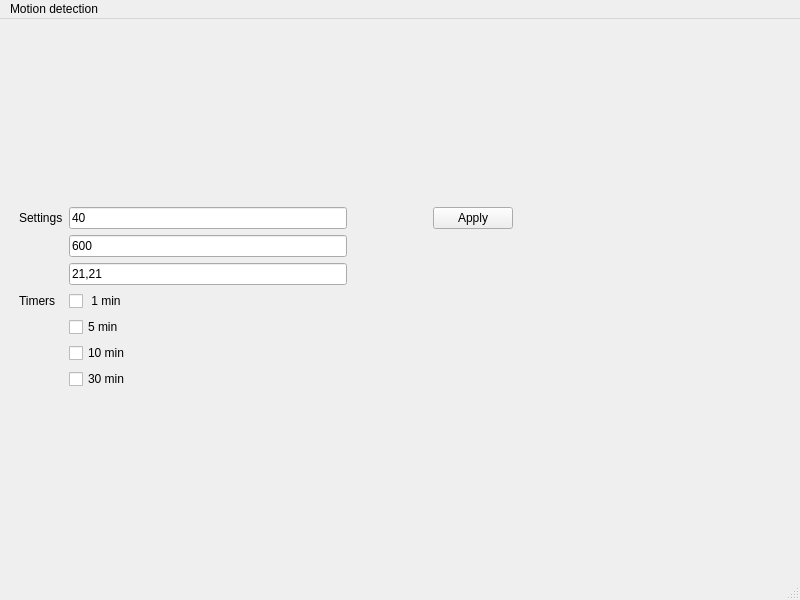
<?xml version="1.0" encoding="UTF-8"?>
<ui version="4.0">
 <class>MainWindow</class>
 <widget class="QMainWindow" name="MainWindow">
  <property name="geometry">
   <rect>
    <x>0</x>
    <y>0</y>
    <width>800</width>
    <height>600</height>
   </rect>
  </property>
  <property name="windowTitle">
   <string>MainWindow</string>
  </property>
  <widget class="QWidget" name="centralwidget">
   <layout class="QGridLayout" name="gridLayout_2">
    <item row="0" column="0">
     <layout class="QGridLayout" name="gridLayout">
      <item row="4" column="3">
       <widget class="QCheckBox" name="checkBox_2">
        <property name="text">
         <string>5 min</string>
        </property>
       </widget>
      </item>
      <item row="3" column="3">
       <widget class="QCheckBox" name="checkBox">
        <property name="text">
         <string> 1 min</string>
        </property>
       </widget>
      </item>
      <item row="6" column="3">
       <widget class="QCheckBox" name="checkBox_4">
        <property name="text">
         <string>30 min</string>
        </property>
       </widget>
      </item>
      <item row="5" column="3">
       <widget class="QCheckBox" name="checkBox_3">
        <property name="text">
         <string>10 min</string>
        </property>
       </widget>
      </item>
      <item row="0" column="3">
       <widget class="QLineEdit" name="lineEdit">
        <property name="text">
         <string>40</string>
        </property>
        <property name="placeholderText">
         <string>Threshold</string>
        </property>
       </widget>
      </item>
      <item row="0" column="4">
       <spacer name="horizontalSpacer">
        <property name="orientation">
         <enum>Qt::Horizontal</enum>
        </property>
        <property name="sizeType">
         <enum>QSizePolicy::Fixed</enum>
        </property>
        <property name="sizeHint" stdset="0">
         <size>
          <width>80</width>
          <height>20</height>
         </size>
        </property>
       </spacer>
      </item>
      <item row="0" column="5">
       <widget class="QPushButton" name="pushButton">
        <property name="text">
         <string>Apply</string>
        </property>
       </widget>
      </item>
      <item row="2" column="3">
       <widget class="QLineEdit" name="lineEdit_3">
        <property name="text">
         <string>21,21</string>
        </property>
        <property name="placeholderText">
         <string>Blur kernel size</string>
        </property>
       </widget>
      </item>
      <item row="0" column="0">
       <spacer name="horizontalSpacer_3">
        <property name="orientation">
         <enum>Qt::Horizontal</enum>
        </property>
        <property name="sizeType">
         <enum>QSizePolicy::Fixed</enum>
        </property>
        <property name="sizeHint" stdset="0">
         <size>
          <width>10</width>
          <height>20</height>
         </size>
        </property>
       </spacer>
      </item>
      <item row="0" column="6">
       <spacer name="horizontalSpacer_2">
        <property name="orientation">
         <enum>Qt::Horizontal</enum>
        </property>
        <property name="sizeHint" stdset="0">
         <size>
          <width>40</width>
          <height>20</height>
         </size>
        </property>
       </spacer>
      </item>
      <item row="1" column="3">
       <widget class="QLineEdit" name="lineEdit_2">
        <property name="text">
         <string>600</string>
        </property>
        <property name="placeholderText">
         <string>Area</string>
        </property>
       </widget>
      </item>
      <item row="0" column="1">
       <widget class="QLabel" name="label_2">
        <property name="text">
         <string>Settings</string>
        </property>
       </widget>
      </item>
      <item row="3" column="1">
       <widget class="QLabel" name="label">
        <property name="text">
         <string>Timers</string>
        </property>
       </widget>
      </item>
     </layout>
    </item>
   </layout>
  </widget>
  <widget class="QStatusBar" name="statusbar"/>
  <widget class="QMenuBar" name="menubar">
   <property name="geometry">
    <rect>
     <x>0</x>
     <y>0</y>
     <width>800</width>
     <height>24</height>
    </rect>
   </property>
   <widget class="QMenu" name="menuMotion_detection">
    <property name="title">
     <string>Motion detection</string>
    </property>
   </widget>
   <addaction name="menuMotion_detection"/>
  </widget>
 </widget>
 <resources/>
 <connections/>
</ui>
